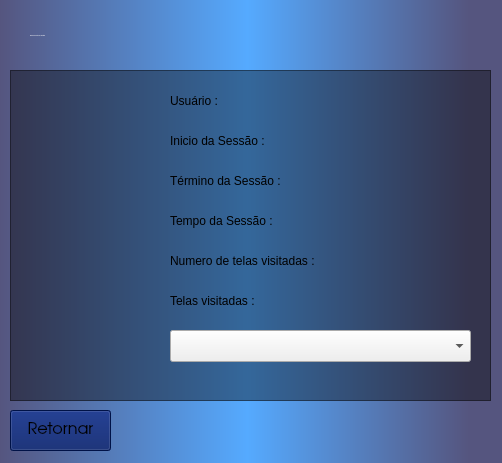
<?xml version="1.0" encoding="UTF-8"?>
<ui version="4.0">
 <class>frmTelaSessao</class>
 <widget class="QWidget" name="frmTelaSessao">
  <property name="windowModality">
   <enum>Qt::ApplicationModal</enum>
  </property>
  <property name="geometry">
   <rect>
    <x>0</x>
    <y>0</y>
    <width>502</width>
    <height>463</height>
   </rect>
  </property>
  <property name="minimumSize">
   <size>
    <width>502</width>
    <height>463</height>
   </size>
  </property>
  <property name="maximumSize">
   <size>
    <width>502</width>
    <height>463</height>
   </size>
  </property>
  <property name="windowTitle">
   <string>Form</string>
  </property>
  <property name="styleSheet">
   <string notr="true">#frmTelaSessao
{
	
	background-color: qlineargradient(spread:pad, x1:0, y1:0, x2:1, y2:0, stop:0 rgba(85, 85, 127, 255), stop:0.492147 rgba(85, 170, 255, 255), stop:0.931937 rgba(85, 85, 127, 255));
}
#lblSessaoUsuario
{
	font: 28px &quot;URW Gothic L&quot; ;
	color: white;
	font: bold;
}

#gpbSessao
{
	background-color: rgba(0, 0, 0, 100);
}

#btnRetornar
{
	background-color: rgb(0, 25, 100);
}</string>
  </property>
  <widget class="QPushButton" name="btnRetornar">
   <property name="geometry">
    <rect>
     <x>10</x>
     <y>410</y>
     <width>101</width>
     <height>41</height>
    </rect>
   </property>
   <property name="font">
    <font>
     <family>URW Gothic L</family>
     <pointsize>12</pointsize>
    </font>
   </property>
   <property name="text">
    <string>Retornar</string>
   </property>
  </widget>
  <widget class="QFrame" name="gpbSessao">
   <property name="geometry">
    <rect>
     <x>10</x>
     <y>70</y>
     <width>481</width>
     <height>331</height>
    </rect>
   </property>
   <property name="minimumSize">
    <size>
     <width>481</width>
     <height>331</height>
    </size>
   </property>
   <property name="maximumSize">
    <size>
     <width>481</width>
     <height>331</height>
    </size>
   </property>
   <property name="styleSheet">
    <string notr="true">QLabel, QComboBox
{
	font: 45 12pt &quot;URW Gothic L&quot;;
}</string>
   </property>
   <property name="frameShape">
    <enum>QFrame::StyledPanel</enum>
   </property>
   <property name="frameShadow">
    <enum>QFrame::Raised</enum>
   </property>
   <widget class="QComboBox" name="cmbTelas">
    <property name="geometry">
     <rect>
      <x>160</x>
      <y>260</y>
      <width>301</width>
      <height>32</height>
     </rect>
    </property>
    <property name="minimumSize">
     <size>
      <width>301</width>
      <height>32</height>
     </size>
    </property>
    <property name="maximumSize">
     <size>
      <width>301</width>
      <height>32</height>
     </size>
    </property>
   </widget>
   <widget class="QLabel" name="lblTelas">
    <property name="geometry">
     <rect>
      <x>160</x>
      <y>220</y>
      <width>121</width>
      <height>21</height>
     </rect>
    </property>
    <property name="minimumSize">
     <size>
      <width>121</width>
      <height>21</height>
     </size>
    </property>
    <property name="maximumSize">
     <size>
      <width>121</width>
      <height>21</height>
     </size>
    </property>
    <property name="text">
     <string>Telas visitadas : </string>
    </property>
   </widget>
   <widget class="QLabel" name="lblNumeroTelas">
    <property name="geometry">
     <rect>
      <x>160</x>
      <y>180</y>
      <width>311</width>
      <height>21</height>
     </rect>
    </property>
    <property name="minimumSize">
     <size>
      <width>311</width>
      <height>21</height>
     </size>
    </property>
    <property name="maximumSize">
     <size>
      <width>311</width>
      <height>21</height>
     </size>
    </property>
    <property name="text">
     <string>Numero de telas visitadas : </string>
    </property>
   </widget>
   <widget class="QLabel" name="ptbImagem">
    <property name="geometry">
     <rect>
      <x>10</x>
      <y>20</y>
      <width>121</width>
      <height>121</height>
     </rect>
    </property>
    <property name="minimumSize">
     <size>
      <width>0</width>
      <height>0</height>
     </size>
    </property>
    <property name="maximumSize">
     <size>
      <width>121</width>
      <height>121</height>
     </size>
    </property>
    <property name="font">
     <font>
      <family>URW Gothic L</family>
      <pointsize>12</pointsize>
      <weight>5</weight>
      <italic>false</italic>
      <bold>false</bold>
     </font>
    </property>
    <property name="styleSheet">
     <string notr="true">border-image: url(:/Imagens/Others/Funcionario.png) 0 0 0 0 stretch stretch;</string>
    </property>
    <property name="text">
     <string/>
    </property>
   </widget>
   <widget class="QLabel" name="lblInicio">
    <property name="geometry">
     <rect>
      <x>160</x>
      <y>60</y>
      <width>311</width>
      <height>21</height>
     </rect>
    </property>
    <property name="minimumSize">
     <size>
      <width>311</width>
      <height>21</height>
     </size>
    </property>
    <property name="maximumSize">
     <size>
      <width>311</width>
      <height>21</height>
     </size>
    </property>
    <property name="text">
     <string>Inicio da Sessão : </string>
    </property>
   </widget>
   <widget class="QLabel" name="lblTempo">
    <property name="geometry">
     <rect>
      <x>160</x>
      <y>140</y>
      <width>311</width>
      <height>21</height>
     </rect>
    </property>
    <property name="minimumSize">
     <size>
      <width>311</width>
      <height>21</height>
     </size>
    </property>
    <property name="maximumSize">
     <size>
      <width>311</width>
      <height>21</height>
     </size>
    </property>
    <property name="text">
     <string>Tempo da Sessão : </string>
    </property>
   </widget>
   <widget class="QLabel" name="lblUsuario">
    <property name="geometry">
     <rect>
      <x>160</x>
      <y>20</y>
      <width>311</width>
      <height>21</height>
     </rect>
    </property>
    <property name="minimumSize">
     <size>
      <width>311</width>
      <height>21</height>
     </size>
    </property>
    <property name="maximumSize">
     <size>
      <width>311</width>
      <height>21</height>
     </size>
    </property>
    <property name="text">
     <string>Usuário : </string>
    </property>
   </widget>
   <widget class="QLabel" name="lblTermino">
    <property name="geometry">
     <rect>
      <x>160</x>
      <y>100</y>
      <width>311</width>
      <height>21</height>
     </rect>
    </property>
    <property name="minimumSize">
     <size>
      <width>311</width>
      <height>21</height>
     </size>
    </property>
    <property name="maximumSize">
     <size>
      <width>311</width>
      <height>21</height>
     </size>
    </property>
    <property name="text">
     <string>Término da Sessão : </string>
    </property>
   </widget>
  </widget>
  <widget class="QLabel" name="lblSessaoUsuario">
   <property name="geometry">
    <rect>
     <x>30</x>
     <y>10</y>
     <width>441</width>
     <height>51</height>
    </rect>
   </property>
   <property name="font">
    <font>
     <family>URW Gothic L</family>
     <pointsize>-1</pointsize>
     <weight>75</weight>
     <italic>false</italic>
     <bold>true</bold>
    </font>
   </property>
   <property name="text">
    <string>DADOS DA SESSÃO DO USUÁRIO</string>
   </property>
  </widget>
 </widget>
 <resources/>
 <connections/>
</ui>
